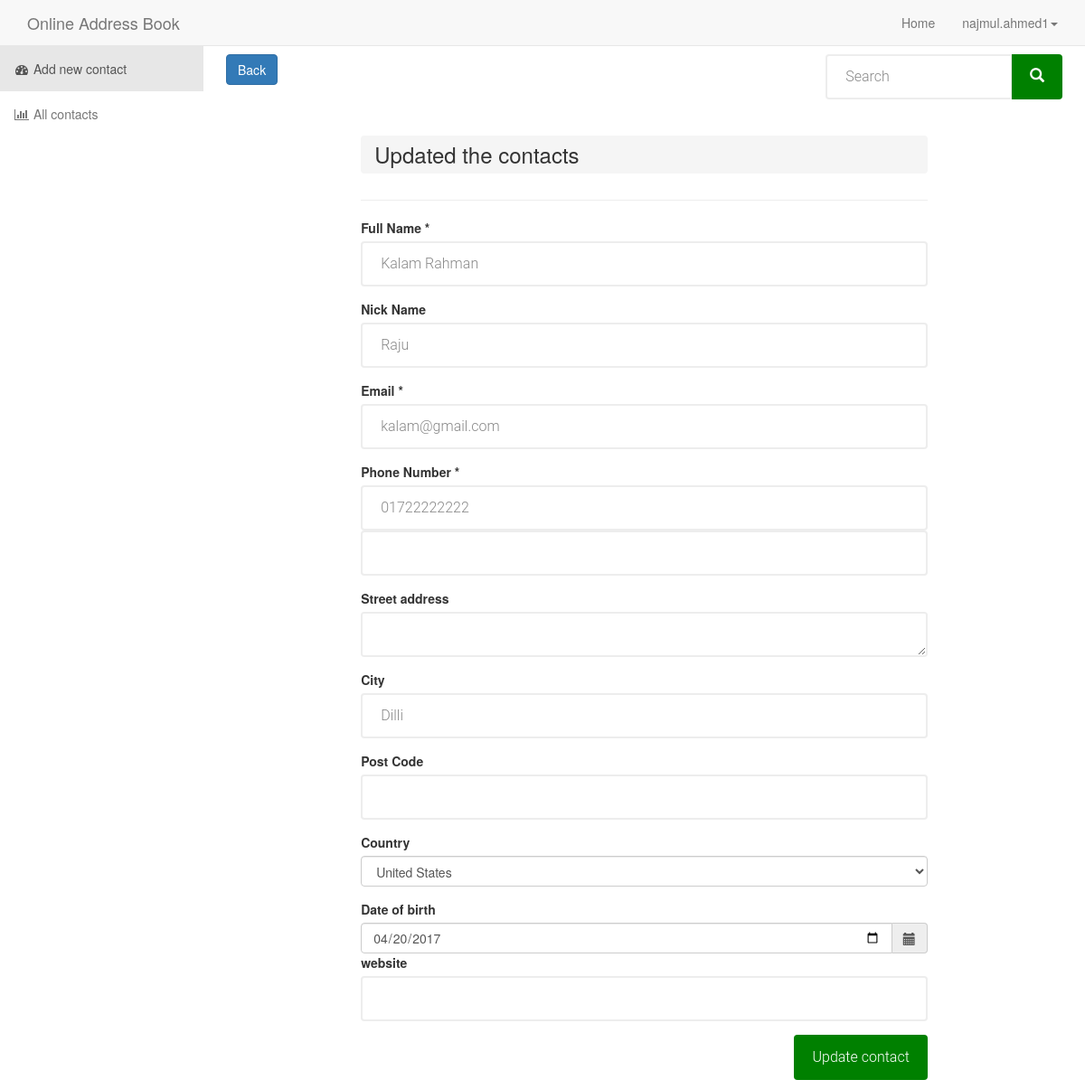
The app's page /contactEdit.php?edit_id=9&user_id=2 (signed in) with its own data.
### tables this page shows
CREATE TABLE `addresses` (
  `id` int(9) NOT NULL,
  `user_id` int(9) NOT NULL,
  `full_name` varchar(255) NOT NULL,
  `nick_name` varchar(255) NOT NULL,
  `email` varchar(255) NOT NULL,
  `street_address` varchar(255) NOT NULL,
  `city` varchar(255) NOT NULL,
  `country` varchar(255) NOT NULL,
  `post_code` varchar(20) NOT NULL,
  `phone1` varchar(20) NOT NULL,
  `phone2` varchar(20) NOT NULL,
  `birthday` varchar(255) NOT NULL,
  `website` varchar(255) NOT NULL,
  `created_at` date NOT NULL,
  `updated_at` date NOT NULL
);

### contactEdit.php (the view, shortened to what this page needs)
<!DOCTYPE html>
<html lang="en">
<?php
        include "include/dbconnection.php" ;
?>
<head>
    <link href="css/bootstrap.min.css" rel="stylesheet">
    <link rel="stylesheet" type="text/css" href="css/formelements.css">
    <link href="css/bookadmin.css" rel="stylesheet">
    <link href="css/mystyle.css" rel="stylesheet">
    <link href="font-awesome/css/font-awesome.min.css" rel="stylesheet" type="text/css">
    <link rel="stylesheet" href="//cdnjs.cloudflare.com/ajax/libs/bootstrap-datepicker/1.3.0/css/datepicker.min.css" />
    <link rel="stylesheet" href="//cdnjs.cloudflare.com/ajax/libs/bootstrap-datepicker/1.3.0/css/datepicker3.min.css" />
</head>
<body>
    <div id="wrapper">
        <section>
        <?php  include "include/navbar.php";?>
        </section>
        <div id="page-wrapper">
            <div class="container-fluid">
                <div class="row">
                    <div class="col-sm-1">
                      <a class="btn btn-primary" href="home.php">Back </a>
                    </div>
                    <div class="col-sm-11">
                         <?php include('search.php'); ?>
                       </div>
                    </div>
                    <div class="row">
        <?php
                if(isset($_GET['edit_id']))
                {
                  $id=$_SESSION['edit_id']=$_GET['edit_id'];
                $query = "SELECT * from addresses where id='$id'";
                $query_contact_result = mysqli_query($connection,$query);
                while($row =mysqli_fetch_assoc($query_contact_result))
                {
                  $full_name= $row['full_name'];
                  $nick_name=$row['nick_name'];
                  $email=$row['email'];
                  $street_address=$row['street_address'];
                  $city=$row['city'];
                  $country=$row['country'];
                  $post_code=$row['post_code'];
                  $phone1=$row['phone1'];
                  $phone2=$row['phone2'];
                  $website=$row['website'];
                  $birthday=$row['birthday'];
                }
            }
                       ?>
                    <div class="col-sm-2">
                    </div>
                    <div class="col-sm-8">
                        <h3 class="page-header"> <ol class="breadcrumb">   Updated the contacts  </ol>  </h3>
                      <div style="300px; overflow: auto;">
                       <form action="contactEdit.php" method="POST">
                              <div class="form-group">
                                <label for="name">Full Name *</label>
                                <input type="text" class="form-control" name="full_name" value='<?php echo $full_name;?>'>
                              </div>
                              <div class="form-group">
                                <label for="nickname">Nick Name</label>
                                <input type="text" class="form-control" name="nick_name" value=<?php echo $nick_name;?> >
                              </div>
                               <div class="form-group">
                                <label for="email">Email *</label>
                                <input type="email" class="form-control" name="email" value=<?php echo $email;?>>
                              </div>
                              <div class="form-group">
                               <div class="form-group">
                                <label for="phone1">Phone Number *</label>
                                <input type="text" class="form-control" name="phone1" value=<?php echo $phone1;?>>
                                <input type="text" class="form-control" name="phone2" value=<?php echo $phone2;?>>
                              </div>
                                <label for="street_address">Street address</label>
                                <textarea type="text" class="form-control" name="street_address" value=<?php echo $street_address;?> > </textarea>
                              </div>
                               <div class="form-group">
                                <label for="city">City</label>
                                <input type="text" class="form-control" name="city" value=<?php echo $city;?>>
                              </div>
                              <div class="form-group">
                                <label for="postcode">Post Code</label>
                                <input type="text" class="form-control" name="post_code" value=<?php echo $post_code;?>>
                              </div>
                               <div class="form-group">
                                <label for="name">Country</label>
                                 <select id="to-country-id" name="country" class="country last lastrow form-control">
                                              <option value='<?php echo $country;?>'> <?php echo $country;?></option>
                                          </select>
                              </div>
                             <div class="form-group">
                                    <label for="birthday">Date of birth</label>
                                      <div class="input-group input-append date" id="dateRangePicker">
                                            <input type="date" class="form-control" name="birthday"  value=<?php echo $birthday;?> />
                                            <span class="input-group-addon add-on"><span class="glyphicon glyphicon-calendar"></span></span>
                                      </div
                                </div>
                              <div class="form-group">
                                <label for="website">website</label>
                                <input type="text" class="form-control" name="website" value=<?php echo $website;?>>
                              </div>
                              <div class="form-group">
                              <button type="submit" name="update_contact" class="btn btn-lg btn-success pull-right">Update contact</button>
                              </div>
                        </form>
                       </div>
                      <div class="col-sm-2"></div>
            </div>
        </div>
    </div>
</body>
</html>

### css/formelements.css (style rules this page uses)
input[type="email"], input[type="text"], input[type="password"], textarea, textarea.form-control { height: 50px; margin: 0; padding: 0 20px; vertical-align: middle; background: #fff; border: 2px solid rgba(130, 128, 128, 0.14); font-family: 'Roboto', sans-serif; font-size: 16px; font-weight: 300; line-height: 50px; color: #888; -moz-border-radius: 4px; -webkit-border-radius: 4px; border-radius: 4px; -moz-box-shadow: none; -webkit-box-shadow: none; box-shadow: none; -o-transition: all .3s; -moz-transition: all .3s; -webkit-transition: all .3s; -ms-transition: all .3s; transition: all .3s; }
textarea, textarea.form-control { padding-top: 10px; padding-bottom: 10px; line-height: 30px; }
button.btn { height: 50px; margin: 0; padding: 0 20px; vertical-align: middle; border: 0; font-family: 'Roboto', sans-serif; font-size: 16px; font-weight: 300; line-height: 50px; color: #fff; background-color: green; -moz-border-radius: 4px; -webkit-border-radius: 4px; border-radius: 4px; text-shadow: none; -moz-box-shadow: none; -webkit-box-shadow: none; box-shadow: none; -o-transition: all .3s; -moz-transition: all .3s; -webkit-transition: all .3s; -ms-transition: all .3s; transition: all .3s; }

### css/bookadmin.css (style rules this page uses)
body { margin-top: 100px; }
@media (min-width:768px) { body { margin-top: 50px; } }
#wrapper { padding-left: 0; }
#page-wrapper { width: 100%; padding: 0; background-color: #fff; }
@media (min-width:768px) { #wrapper { padding-left: 225px; } }
@media (min-width:768px) { #page-wrapper { padding: 10px; } }

### records on screen
addresses: full_name "Kalam Rahman", nick_name "Raju", email "kalam@gmail.com", phone1 "01722222222", city "Dilli", country "United States", birthday "04/20/2017"

### other values on screen
$username "najmul.ahmed1"
